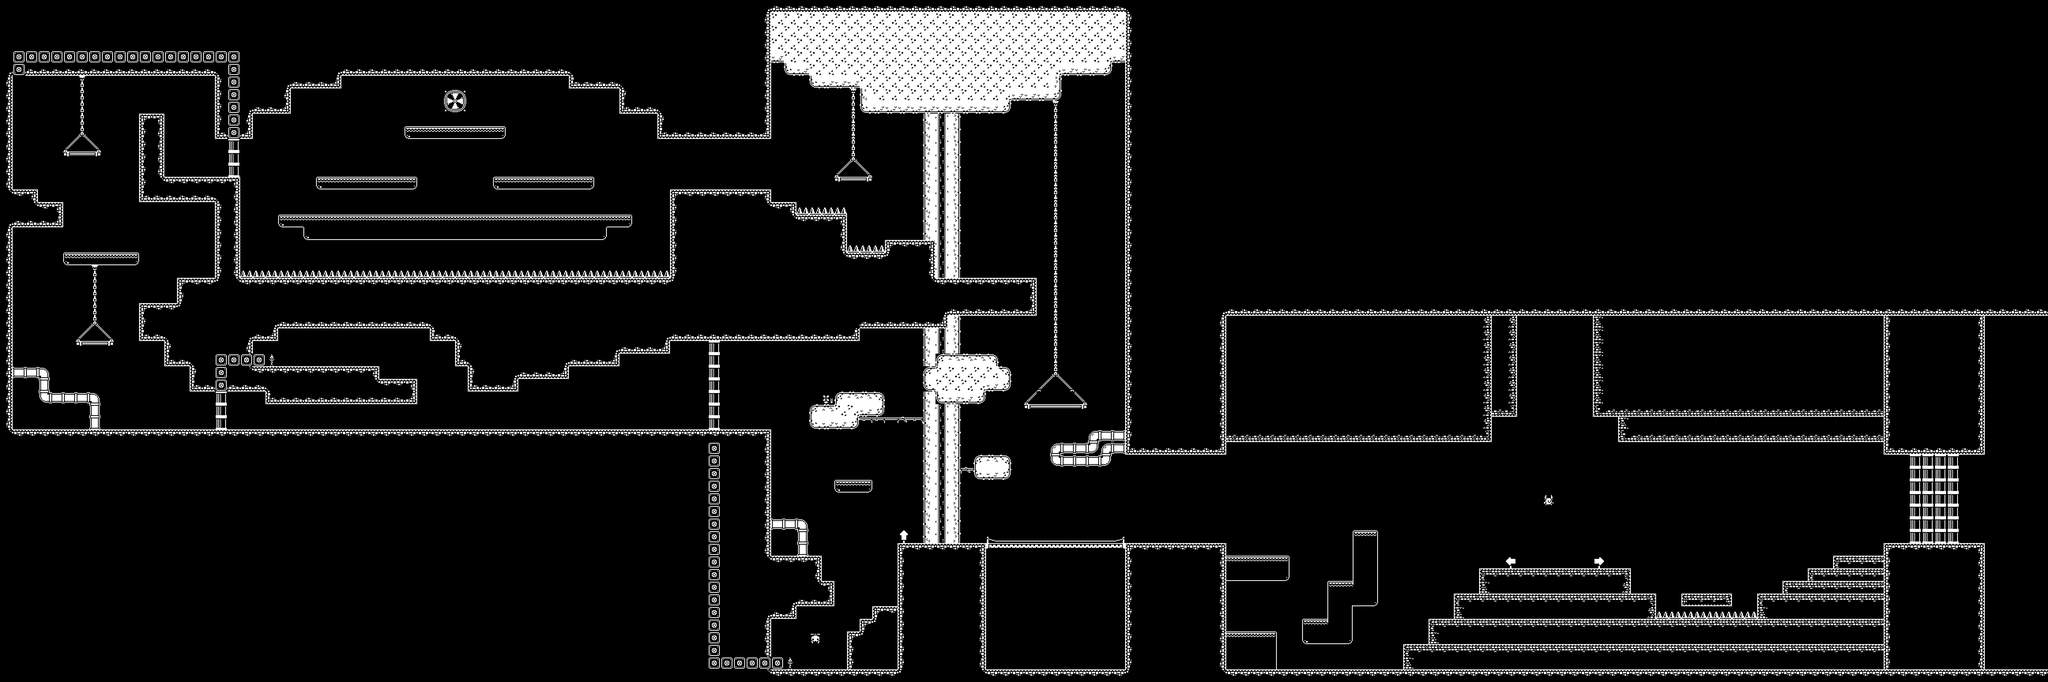

This game map was drawn from its Tiled (.tmx) file and the tilesets committed beside it. A one-line description and the trimmed map source follow:
An orthogonal 162x54 tile map with 64x64 px tiles, 1 tile layer (Tile Layer 1).

<map version="1.10" tiledversion="1.10.2" orientation="orthogonal" renderorder="right-down" width="162" height="54" tilewidth="64" tileheight="64" infinite="0" nextlayerid="2" nextobjectid="1">
 <tileset firstgid="1" source="Tileset_64x64.tsx" />
 <layer id="1" name="Tile Layer 1" width="162" height="54">
  <data>[8748 cells, 1755 non-empty, 86 distinct tile ids]</data>
 </layer>
</map>
